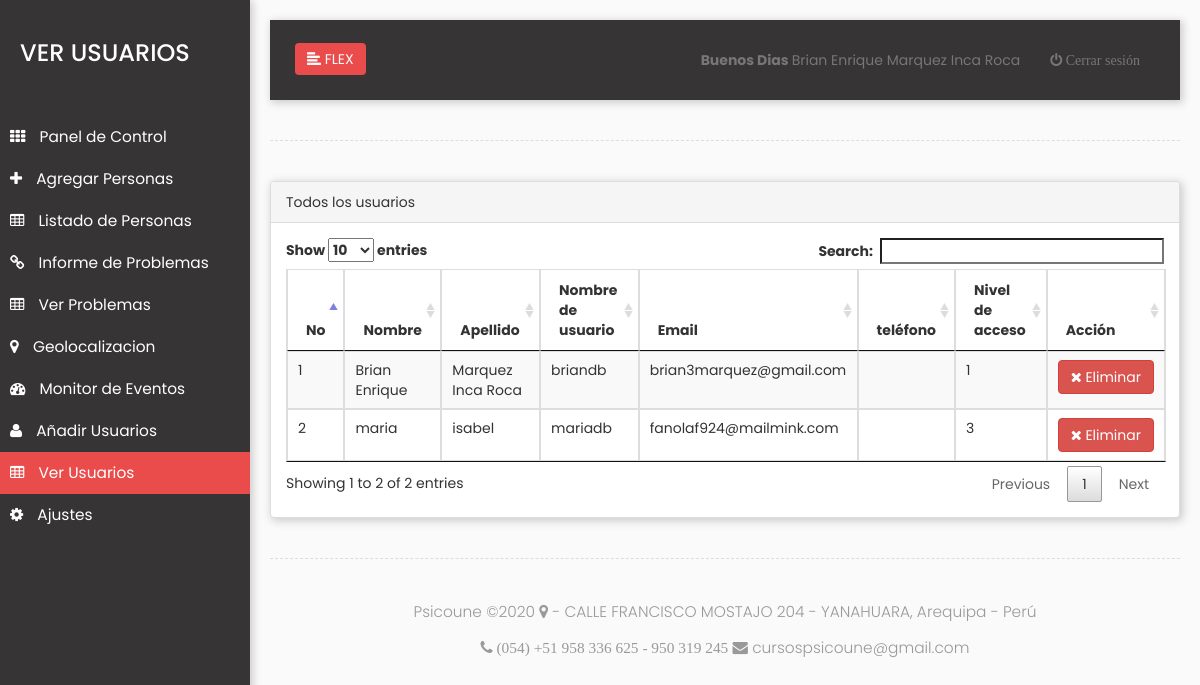
Page /admin/v_users.php (signed in) on the earlier database version.
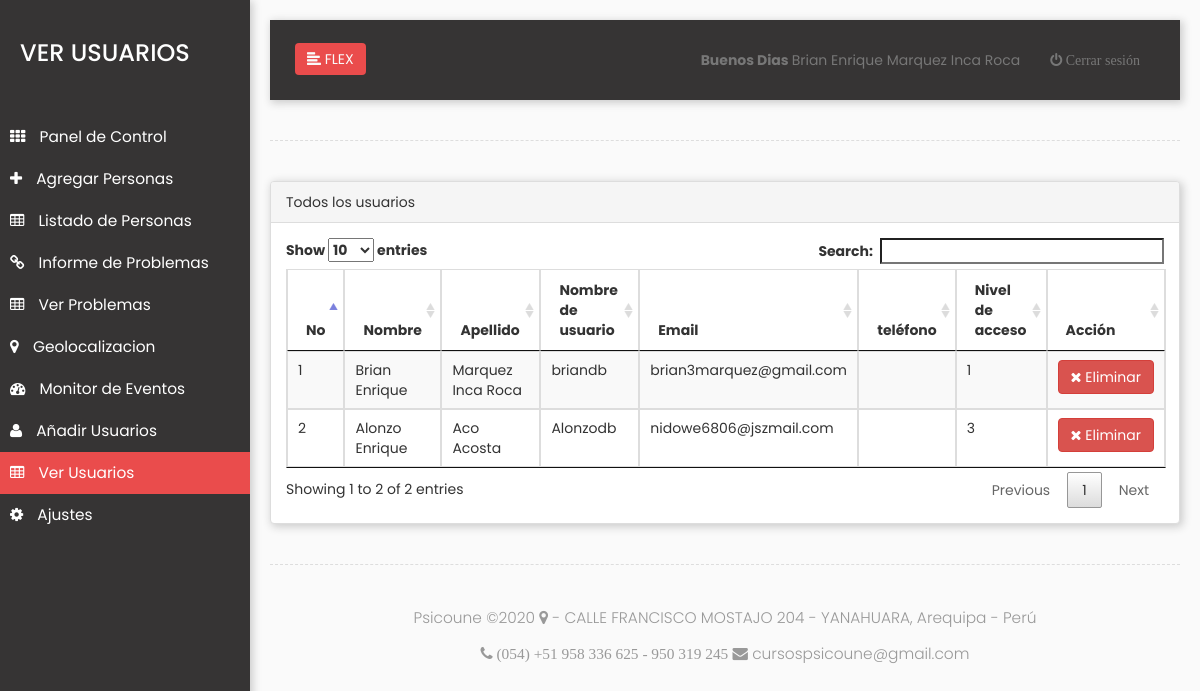
Same page on the later database version.
### tables this page shows
CREATE TABLE `usersrpo` (
  `id` int(11) NOT NULL AUTO_INCREMENT,
  `users` varchar(30) NOT NULL,
  `surname` varchar(30) NOT NULL,
  `password` varchar(130) NOT NULL,
  `username` varchar(100) NOT NULL,
  `email` varchar(80) DEFAULT NULL,
  `last_session` datetime DEFAULT NULL,
  `activacion` int(11) NOT NULL DEFAULT '0',
  `token` varchar(40) NOT NULL,
  `token_password` varchar(100) DEFAULT NULL,
  `password_request` int(11) DEFAULT '0',
  `joined` varchar(30) DEFAULT NULL,
  `gender` varchar(9) DEFAULT NULL,
  `phone` varchar(20) DEFAULT NULL,
  `type` varchar(10) DEFAULT NULL,
  `permission` varchar(10) NOT NULL,
  `year` int(4) DEFAULT NULL,
  PRIMARY KEY (`id`)
);

### admin/v_users.php (the view, shortened to what this page needs)
<?php require_once('includes/session.php');
      require_once('includes/conn.php');
?>
<!DOCTYPE html>
<html lang="en">
    <head>
        <link rel="stylesheet" href="assets/css/bootstrap.min.css">
        <link rel="stylesheet" href="assets/css/style.css">
        <link rel="stylesheet" href="assets/awesome/font-awesome.css">
        <link rel="stylesheet" href="assets/css/animate.css">
         <link rel="stylesheet" href="vendors/datatables/datatables.min.css">
    </head>
    <body>
        <div class="wrapper">
            <nav id="sidebar" class="sammacmedia">
                <div class="sidebar-header">
                    <h3>VER USUARIOS</h3>
                </div>
                <ul class="list-unstyled components">
                    <li>
                        <a href="dashboard.php">
                            <i class="fa fa-th"></i>
                            Panel de Control
                        </a>
                    </li>
                    <?php
                    if($_SESSION['permission']==1 or $_SESSION['permission']==2 ){
                    ?>
                    <li>
                        <a href="a_people.php">
                            <i class="fa fa-plus"></i>
                            Agregar Personas
                        </a>
                    </li>
                    <?php }?>
                    <li>
                        <a href="all_people.php">
                            <i class="fa fa-table"></i>
                           Listado de Personas
                        </a>
                    </li>
                    <li>
                        <a href="invest.php">
                            <i class="fa fa-link"></i>
                            Informe de Problemas
                        </a>
                    </li>
                              <?php
                    if($_SESSION['permission']==1 or $_SESSION['permission']==2 ){
                    ?>
                    <li>
                        <a href="v_issue.php">
                            <i class="fa fa-table"></i>
                            Ver Problemas
                        </a>
                    </li>
                    <?php }?>
                             <?php
                    if($_SESSION['permission']==1 or $_SESSION['permission']==2 ){
                        ?>
                        <li>
                            <a href="maps.php">
                            <i class="fa fa-map-marker"></i>
                            Geolocalizacion
                            </a>
                        </li>
                        <?php }?>
                                <?php
                    if($_SESSION['permission']==1 or $_SESSION['permission']==2 ){
                        ?>
                        <li>
                            <a href="chart.php">
                            <i class="fa fa-dashboard"></i>
                            Monitor de Eventos
                            </a>
                        </li>
                        <?php }?>
                                <?php
                    if($_SESSION['permission']==1 or $_SESSION['permission']==2 ){
                    ?>
                    <li>
                        <a href="a_users.php">
                            <i class="fa fa-user"></i>
                            Añadir Usuarios
                        </a>
                    </li>
                    <li  class="active">
                        <a href="v_users.php">
                            <i class="fa fa-table"></i>
                            Ver Usuarios
                        </a>
                    </li>
                    <?php }?>
                    <li>
                        <a href="settings.php">
                            <i class="fa fa-cog"></i>
                            Ajustes
                        </a>
                    </li>
                </ul>
            </nav>
            <div id="content">
                <nav class="navbar navbar-default sammacmedia">
                    <div class="container-fluid">
                        <div class="navbar-header" id="sams">
                            <button type="button" id="sidebarCollapse" id="makota" class="btn btn-sam animated tada navbar-btn">
                                <i class="glyphicon glyphicon-align-left"></i>
                                <span>FLEX</span>
                            </button>
                        </div>
                        <div class="collapse navbar-collapse" id="bs-example-navbar-collapse-1">
                            <ul class="nav navbar-nav navbar-right  makotasamuel">
                                <li><a href="#"><?php require_once('includes/name.php');?></a></li>
                                <li ><a href="logout.php"><i class="fa fa-power-off"> Cerrar sesión</i></a></li>
                            </ul>
                        </div>
                    </div>
                </nav>
                <div class="line"></div>
		<div class="panel panel-default sammacmedia">
            <div class="panel-heading">Todos los usuarios</div>
        <div class="panel-body">
                        <table class="table table-striped thead-dark table-bordered table-hover" id="myTable">
                <thead>
                <tr>
                    <th>No</th>
                    <th> Nombre </th>
                    <th> Apellido </th>
                    <th> Nombre de usuario </th>
                    <th> Email </th>
                    <th> teléfono </th>
                    <th> Nivel de acceso </th>
                    <th> Acción </th>
                    </tr>
                </thead>
                    <?php
                                   $a=1;
                    $query=mysqli_query($mysqli,"select *from `usersrpo` ");
                     while($row=mysqli_fetch_array($query))
                        {
                          ?>
                          <tr>
                              <td><?php echo $a;?></td>
                            <td><?php echo $row['users'];?></td>
                            <td><?php echo $row['surname'];?></td>
                            <td><?php echo $row['username'];?></td>
                            <td><?php echo $row['email'];?></td>
                            <td><?php echo $row['phone'];?></td>
                            <td><?php echo $row['permission'];?></td>
                            <td>
                  <a href="v_users.php?edited=1&idx=<?php echo $row['id']; ?>" data-toggle="modal" class="btn btn-danger"><span class="fa fa-times"></span> Eliminar</a>
                              </td>
                          </tr>
                          <?php
                            $a++;
                      }
                               ?>
                </table>
            </div>
                </div>
                <div class="line"></div>
            <footer>
                <p class="text-center"> Psicoune &copy;<?php echo date("Y ");?> <i class="fa fa-map-marker " aria-hidden="true"></i> - CALLE FRANCISCO MOSTAJO 204  - YANAHUARA, Arequipa - Perú </p>
                <p class="text-center"> <i class="fa fa-phone" aria-hidden="true">  (054) +51 958 336 625 - 950 319 245 </i> <i class="fa fa-envelope " aria-hidden="true"></i> cursospsicoune@gmail.com </p>
            </footer>
            </div>
        </div>
    </body>
</html>

### admin/includes/name.php (shortened to what this page needs)
<?php echo $_SESSION['users'].str_repeat('&nbsp;', 1).$_SESSION['surname']?>

### admin/assets/css/style.css (style rules this page uses)
body { font-family: 'Poppins', sans-serif; background: #fafafa; }
p { font-family: 'Poppins', sans-serif; font-size: 1.1em; font-weight: 300; line-height: 1.7em; color: #999; }
a, a:hover, a:focus { color: inherit; text-decoration: none; transition: all 0.3s; }
.navbar { padding: 15px 10px; background: #363434; border: none; border-radius: 0; margin-bottom: 40px; box-shadow: 1px 1px 3px rgba(0, 0, 0, 0.1); }
.navbar-btn { box-shadow: none; outline: none !important; border: none; }
.line { width: 100%; height: 1px; border-bottom: 1px dashed #ddd; margin: 40px 0; }
.sammacmedia { box-shadow: 2px 2px 8px 1px #ccc; }
i, span { display: inline-block; }
.wrapper { display: flex; align-items: stretch; }
#sidebar { min-width: 250px; max-width: 250px; background: #363434; color: #fff; transition: all 0.3s; }
#sidebar ul li a { text-align: left; }
#sidebar .sidebar-header { padding: 20px; background: #363434; }
#sidebar ul.components { padding: 20px 0; border-bottom: 1px solid #363434; }
#sidebar ul li a { padding: 10px; font-size: 1.1em; display: block; }
#sidebar ul li a i { margin-right: 10px; }
.btn-sam { background-color: #ea4c4c; color:#fafafa; }
#sidebar ul li.active > a, a[aria-expanded="true"] { color: #fff; background: #ea4c4c; }
#content { padding: 20px; min-height: 100vh; transition: all 0.3s; }

Differences in the rows shown:
removed usersrpo: users "maria", surname "isabel", username "mariadb", email "fanolaf924@mailmink.com", permission "3"
added usersrpo: users "Alonzo Enrique", surname "Aco Acosta", username "Alonzodb", email "nidowe6806@jszmail.com", permission "3"
